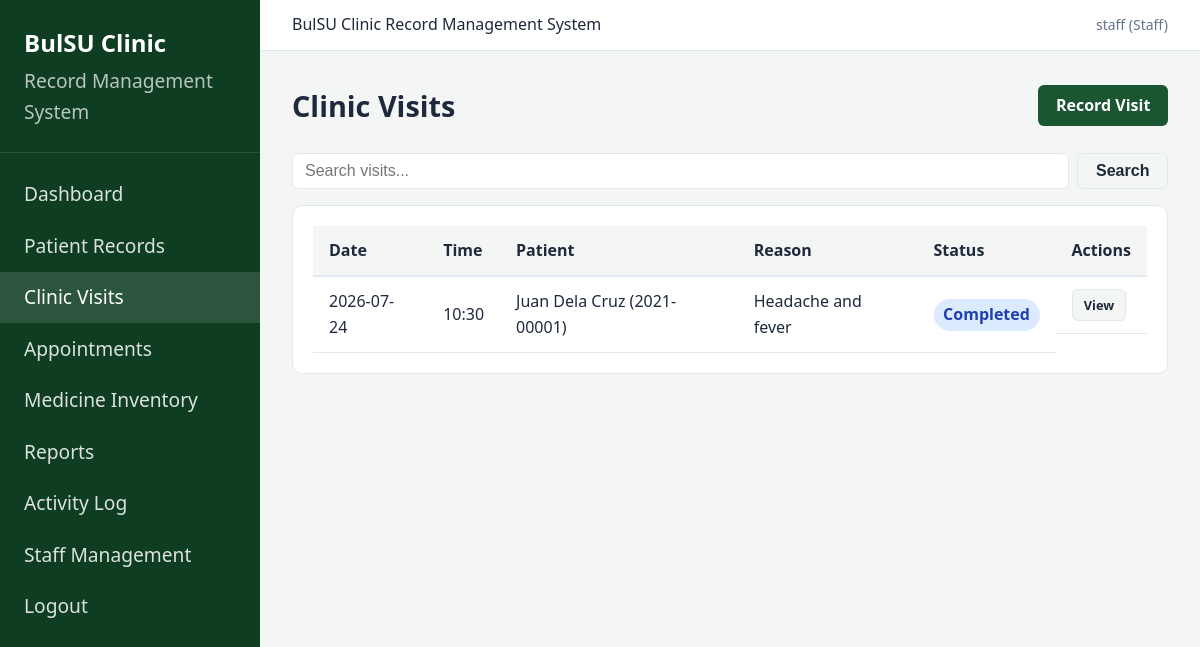
Before: /visits/ (signed in) with the older database file.
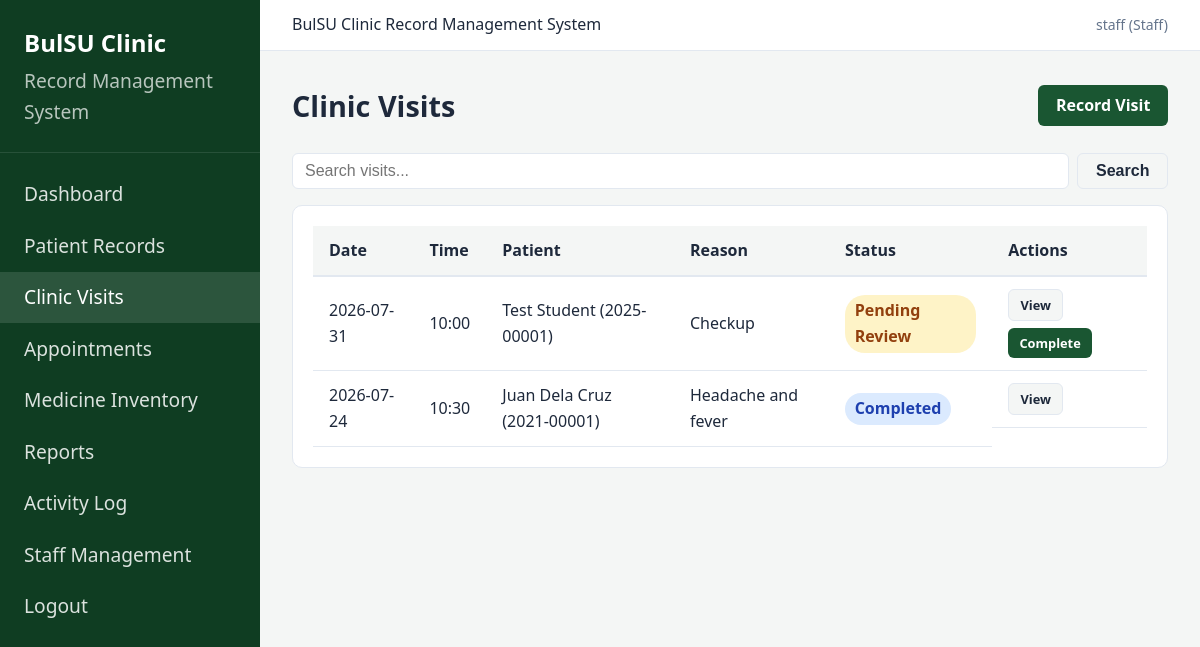
After: the same page with the newer database file.
### tables this page shows
CREATE TABLE clinic_visits (
            id INTEGER PRIMARY KEY AUTOINCREMENT,
            patient_id INTEGER NOT NULL,
            staff_id INTEGER,
            visit_date TEXT NOT NULL,
            visit_time TEXT NOT NULL,
            reason TEXT NOT NULL,
            vital_signs TEXT,
            assessment TEXT,
            treatment TEXT,
            notes TEXT,
            created_at TEXT DEFAULT CURRENT_TIMESTAMP, symptoms TEXT,
            FOREIGN KEY (patient_id) REFERENCES patients(id) ON DELETE CASCADE,
            FOREIGN KEY (staff_id) REFERENCES users(id) ON DELETE SET NULL
        );

CREATE TABLE patients (
            id INTEGER PRIMARY KEY AUTOINCREMENT,
            user_id INTEGER UNIQUE,
            student_id TEXT UNIQUE NOT NULL,
            first_name TEXT NOT NULL,
            last_name TEXT NOT NULL,
            course TEXT,
            year_level TEXT,
            contact_number TEXT,
            emergency_contact TEXT,
            medical_history TEXT,
            allergies TEXT,
            created_at TEXT DEFAULT CURRENT_TIMESTAMP,
            updated_at TEXT DEFAULT CURRENT_TIMESTAMP,
            FOREIGN KEY (user_id) REFERENCES users(id) ON DELETE SET NULL
        );

### controllers/visit_controller.py (the view)
@visit_bp.route("/")
@staff_required
def list_visits():
    search = request.args.get("search", "")
    visits = ClinicVisitModel.get_all(search)
    return render_template("staff/visits/list.html", visits=visits, search=search)

### models/clinic_visit.py (called while the page is built, shortened)
    @staticmethod
    def get_all(search=""):
        conn = get_db()
        query = """
            SELECT v.*, p.student_id, p.first_name, p.last_name
            FROM clinic_visits v
            JOIN patients p ON v.patient_id = p.id
        """
        params = []
        query += " ORDER BY v.visit_date DESC, v.visit_time DESC"
        rows = conn.execute(query, params).fetchall()
        conn.close()
        return [dict(row) for row in rows]

### models/database.py (called while the page is built)
def get_db():
    conn = sqlite3.connect(Config.DATABASE)
    conn.row_factory = sqlite3.Row
    conn.execute("PRAGMA foreign_keys = ON")
    return conn

### views/templates/staff/visits/list.html (shortened to what this page needs)
{% extends "base.html" %}
{% block content %}
<div class="page-header">
    <h1>Clinic Visits</h1>
    <a href="{{ url_for('visits.add_visit') }}" class="btn btn-primary">Record Visit</a>
</div>
<form class="search-bar" method="GET">
    <input type="text" name="search" value="{{ search }}" placeholder="Search visits...">
    <button type="submit" class="btn btn-secondary">Search</button>
</form>
<div class="card">
    <div class="table-wrap">
        <table>
            <thead>
                <tr><th>Date</th><th>Time</th><th>Patient</th><th>Reason</th><th>Status</th><th>Actions</th></tr>
            </thead>
            <tbody>
                {% for v in visits %}
                <tr>
                    <td>{{ v.visit_date }}</td>
                    <td>{{ v.visit_time }}</td>
                    <td>{{ v.first_name }} {{ v.last_name }} ({{ v.student_id }})</td>
                    <td>{{ v.reason }}</td>
                    <td>
                        {% if v.staff_id is none %}
                        <span class="badge badge-pending">Pending Review</span>
                        {% else %}
                        <span class="badge badge-completed">Completed</span>
                        {% endif %}
                    </td>
                    <td class="btn-group">
                        <a href="{{ url_for('visits.view_visit', visit_id=v.id) }}" class="btn btn-secondary btn-sm">View</a>
                        {% if v.staff_id is none %}
                        <a href="{{ url_for('visits.complete_visit', visit_id=v.id) }}" class="btn btn-primary btn-sm">Complete</a>
                        {% endif %}
                    </td>
                </tr>
                {% else %}
                <tr><td colspan="6" class="empty-state">No clinic visits found.</td></tr>
                {% endfor %}
            </tbody>
        </table>
    </div>
</div>
{% endblock %}

Changed rows visible on the page:
added clinic_visits: visit_date "2026-07-31", visit_time "10:00", first_name "Test", last_name "Student", student_id "2025-00001", reason "Checkup", shows "Pending Review"
